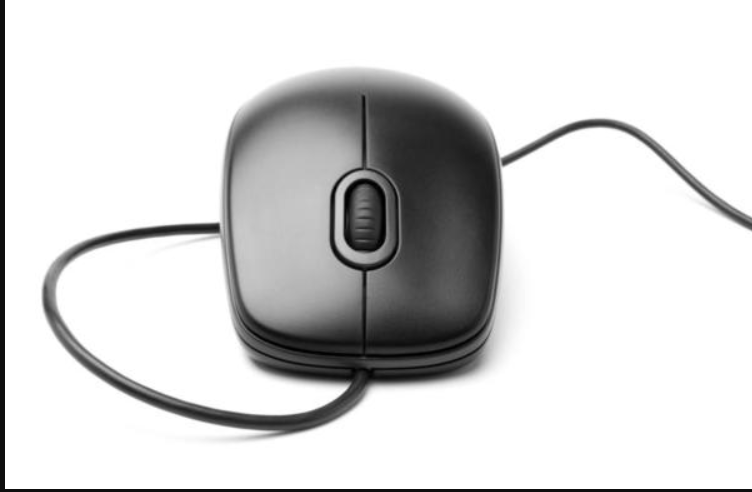
#> input picture robot_temp.jpg, 752 x 492 px
$ python -i robot_vision.py   (imports and definitions only)
#> lines starting #> are read from the running program, lines starting #| are printed output that depends on the picture; after the words box and inside, x2 and y2 are one past the last pixel; in counts of white or black regions, pixels touching at a corner belong together
#> further down, picture is the input picture: shape (492, 752, 3); min 0, max 255, mean 214.1
import pandas as pd
import cv2
from pathlib import Path
from datetime import datetime


class RobotVisionSystem:

    def __init__(self):
        self.system_name = "Smart Warehouse Robot Vision"
        self.status = "ONLINE"

    # [13 lines left out: function load_image, not called in this run]

    def analyze_image(self, image):

        if image is None:
            return {
                "status": "ERROR",
                "message": "No image available"
            }

        gray = cv2.cvtColor(
            image,
            cv2.COLOR_BGR2GRAY
        )

        blurred = cv2.GaussianBlur(
            gray,
            (5, 5),
            0
        )

        edges = cv2.Canny(
            blurred,
            50,
            150
        )
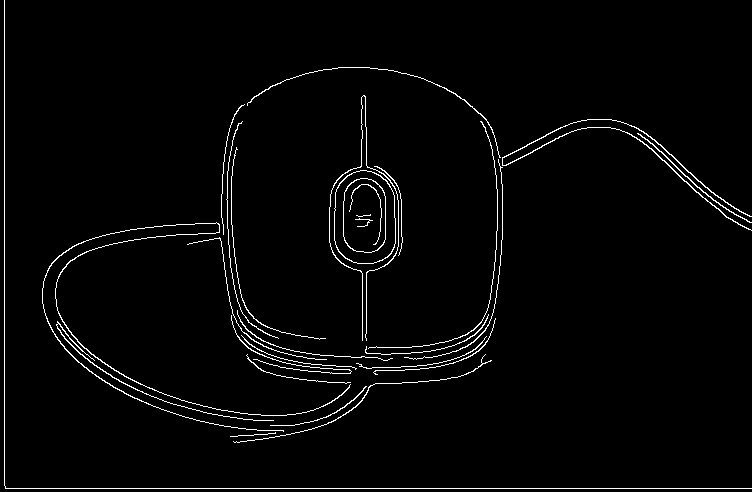
#> edges: shape (492, 752); 2.3% white in thin lines or dots

        contours, _ = cv2.findContours(
            edges,
            cv2.RETR_EXTERNAL,
            cv2.CHAIN_APPROX_SIMPLE
        )
#> contours = 25 contours, 9 with area under 20; largest, box (x1, y1, x2, y2) and area: (334, 170, 396, 264) 4906, (502, 119, 752, 231) 250, (42, 222, 351, 432) 206, (637, 133, 752, 223) 89, (56, 321, 274, 421) 86

        detected_objects = 0

        for contour in contours:

            area = cv2.contourArea(contour)

            if area > 500:
                detected_objects += 1
#> this loop made 25 passes
#> (area, detected_objects) on pass 14: (4905.5, 1)
#> area on passes 2, 3, 7, 8, 9, 10: 30, 40.5, 86.5, 21.5, 22, 23
#> after the loop, detected_objects = 1

        height, width = image.shape[:2]
#> height = 492; width = 752

        return {
            "status": "SUCCESS",
            "detected_objects": detected_objects,
            "image_width": width,
            "image_height": height,
            "detection_time": datetime.now().strftime(
                "%Y-%m-%d %H:%M:%S"
            )
        }

    # [33 lines left out: functions process_image, main, not called in this run]


# [2 lines not run here, left out]
    # =========================================================
# VISION HISTORY
# =========================================================

import sqlite3


# [82 lines left out: functions create_history_database, save_detection, get_detection_history, not called in this run]
    # =========================================================
# SAVE VISION DETECTION
# =========================================================

import sqlite3


# [49 lines left out: function save_detection, not called in this run]

>>> import cv2
>>> picture = cv2.imread('robot_temp.jpg')
>>> result = RobotVisionSystem().analyze_image(picture)
#> result = {'status': 'SUCCESS', 'detected_objects': 1, 'image_width': 752, 'image_height': 492, 'detection_time': '2026-11-20 19:26:51'}
